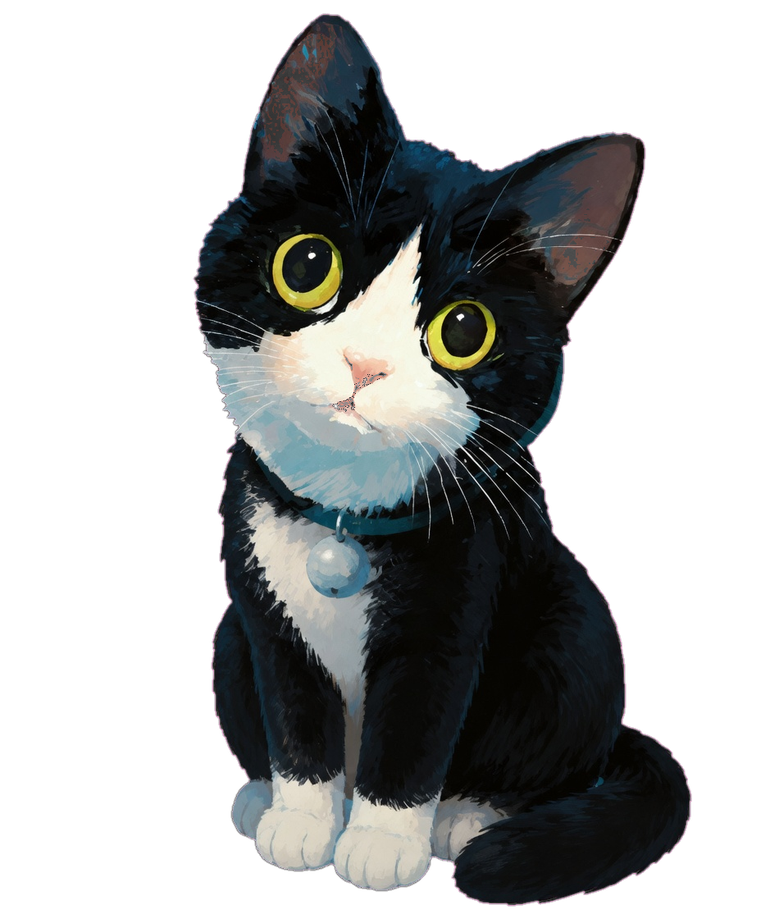
#> input picture assets/pets/cow-cat/_master/base_sit_source.png, 761 x 919 px, shrunk from 928 x 1120 before the run; its folder holds 3 pictures in this run
$ python despill_pet_edges.py
#> lines starting #> are read from the running program, lines starting #| are printed output that depends on the picture; after the words box and inside, x2 and y2 are one past the last pixel; in counts of white or black regions, pixels touching at a corner belong together
#> in process_file, im is the input picture: PIL image 761x919 RGBA; mean R, G, B, A 27.6, 28.5, 28.4, 108
"""Remove magenta/pink chroma-key spill from pet sprite edges.

AI video / image-gen often leaves a purple-pink halo on black fur after
background removal. That halo is fine on a black desktop but looks wrong
(and can make the silhouette hard to read) on light or colored wallpapers.

This script:
  1) Hard-keys remaining bright magenta/pink.
  2) On the silhouette edge, kills pure spill pixels (magenta with no fur).
  3) Despills remaining edge pixels toward nearby clean fur colors.
  4) Softens 1px AA using despilled colors (no purple fringe).

Usage:
  python tools/despill_pet_edges.py
  python tools/despill_pet_edges.py assets/pets/cow-cat/idle_blink
"""

from __future__ import annotations

import sys
from pathlib import Path

import numpy as np
from PIL import Image

ROOT = Path(__file__).resolve().parents[1]
DEFAULT = ROOT / "assets" / "pets" / "cow-cat"

# Neighbors for edge / local average (4-connected + diagonals).
_N8 = (
    (-1, -1),
    (0, -1),
    (1, -1),
    (-1, 0),
    (1, 0),
    (-1, 1),
    (0, 1),
    (1, 1),
)


def is_hard_magenta(r: int, g: int, b: int) -> bool:
    """Solid chroma-key leftovers (never black fur)."""
    if r > 150 and b > 130 and g < 190 and r > g + 25 and b > g + 15:
        return True
    if r > 190 and g < 160 and b > 140 and r > g + 30:
        return True
    if r > 200 and 80 < g < 180 and b > 160 and r > g + 40:
        return True
    return False


def spill_score(r: int, g: int, b: int) -> int:
    """How magenta-biased a pixel is. Higher = more spill."""
    return int(r) + int(b) - 2 * int(g)


def is_spill(r: int, g: int, b: int, a: int) -> bool:
    """Purple/pink cast that should not appear on tuxedo fur edges."""
    if a < 8:
        return False
    if is_hard_magenta(r, g, b):
        return True
    sc = spill_score(r, g, b)
    # Dark-purple halo typical on black fur after magenta key:
    # e.g. (127,4,134), (95,20,98), (60,8,65), (45,1,29)
    if g < 120 and r > 20 and b > 20 and sc > 28:
        return True
    if g < 100 and r > 30 and b > 30 and min(r, b) > g + 18:
        return True
    # Mid pink fringe
    if r > 90 and b > 70 and g < 130 and r > g + 25 and b > g + 10:
        return True
    # Strong R-B elevation vs G even if darker
    if sc > 45 and g < 140 and max(r, b) > 40:
        return True
    return False


def despill_rgb(r: int, g: int, b: int) -> tuple[int, int, int]:
    """Pull R/B down toward G so chroma magenta cast is removed."""
    # Luminance without purple boost (ignore inflated R/B).
    lum = int(0.15 * min(r, b) + 0.70 * g + 0.15 * min(r, b))
    # Aggressive cap: R/B may not sit far above G.
    cap = g + max(6, g // 5)
    nr = min(r, cap)
    nb = min(b, cap)
    # Collapse toward neutral gray of same green-weighted luma.
    nr = (nr + lum * 2) // 3
    ng = (g + lum * 2) // 3
    nb = (nb + lum * 2) // 3
    # Equalize remaining R/B imbalance (kills residual purple/cyan).
    mid = (nr + nb) // 2
    nr = (nr + mid) // 2
    nb = (nb + mid) // 2
    # Black-fur edges must stay dark and near-neutral.
    if lum < 90:
        target = max(0, min(lum, (g + min(r, b)) // 2))
        nr = min(nr, target + 8)
        ng = min(ng, target + 8)
        nb = min(nb, target + 8)
        # Final clamp: |R-B| small, both near G.
        avg = (nr + ng + nb) // 3
        nr = (nr + avg * 2) // 3
        ng = (ng + avg * 2) // 3
        nb = (nb + avg * 2) // 3
    return (
        max(0, min(255, nr)),
        max(0, min(255, ng)),
        max(0, min(255, nb)),
    )


def fix_rgba(arr: np.ndarray) -> np.ndarray:
    """In-place-style fix; returns new RGBA uint8 array."""
    out = arr.copy()
    h, w = out.shape[:2]
#> h = 919; w = 761
    r = out[:, :, 0].astype(np.int16)
    g = out[:, :, 1].astype(np.int16)
    b = out[:, :, 2].astype(np.int16)
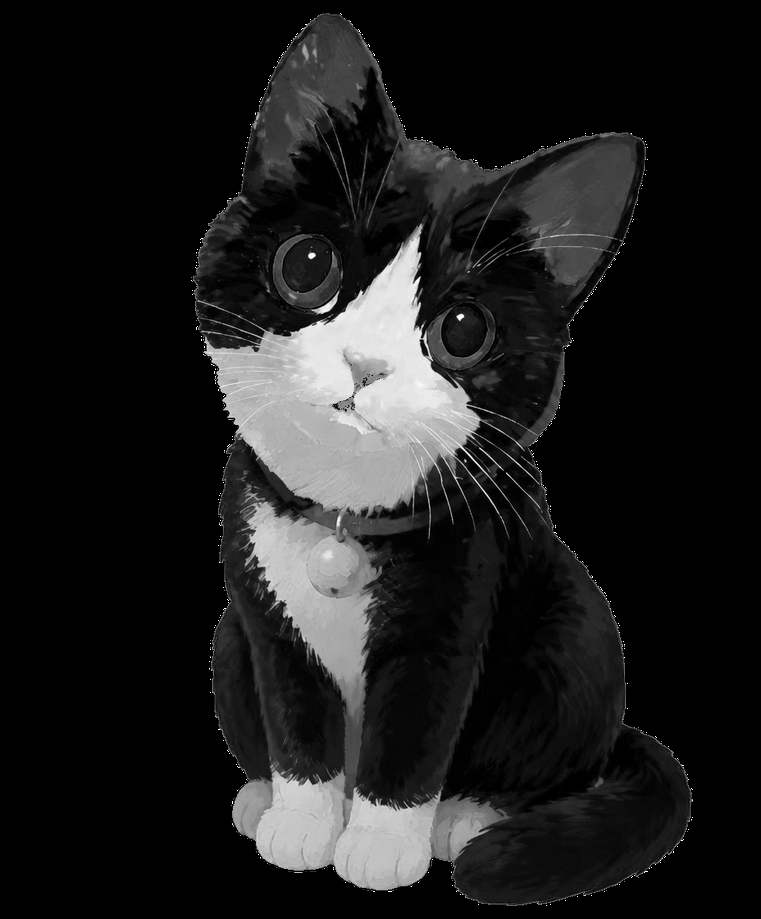
#> b: shape (919, 761) int16; min 0, max 255, mean 28.4
    a = out[:, :, 3].astype(np.int16)

    # 1) Hard-key pure magenta anywhere.
    hard = (
        ((r > 150) & (b > 130) & (g < 190) & (r > g + 25) & (b > g + 15))
        | ((r > 190) & (g < 160) & (b > 140) & (r > g + 30))
        | ((r > 200) & (g > 80) & (g < 180) & (b > 160) & (r > g + 40))
    ) & (a > 0)
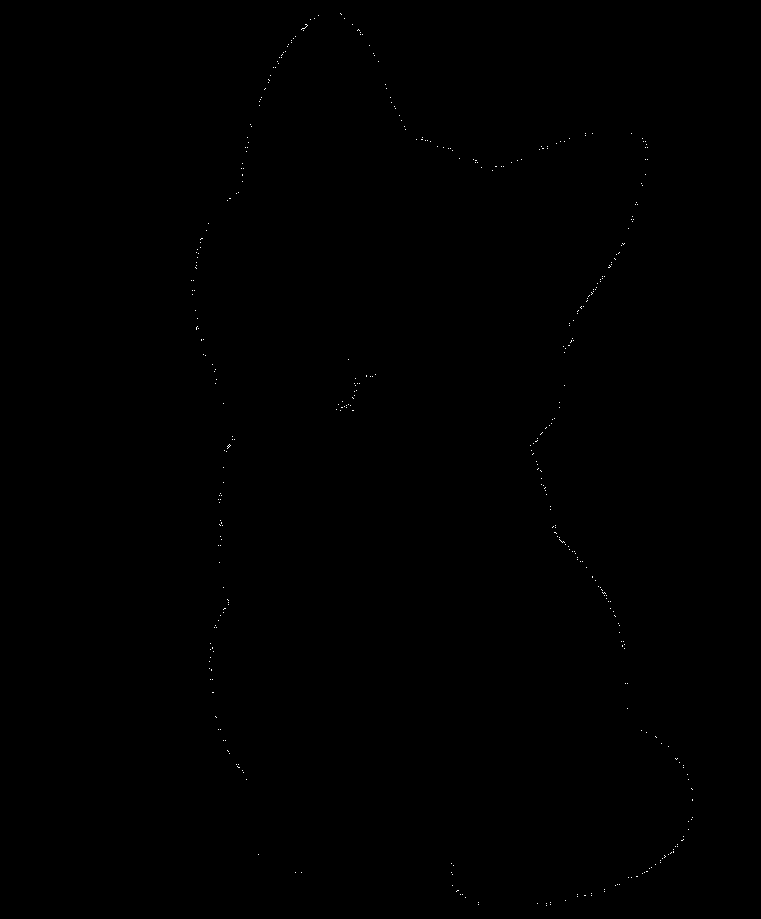
#> hard: shape (919, 761) bool; 0.07% white in thin lines or dots, all inside (x1, y1, x2, y2) = (191, 13, 693, 906)
    out[hard] = (0, 0, 0, 0)
#> out: shape (919, 761, 4); 0.07% of pixels changed, all inside (x1, y1, x2, y2) = (191, 13, 693, 906)
    r, g, b, a = (
        out[:, :, 0].astype(np.int16),
        out[:, :, 1].astype(np.int16),
        out[:, :, 2].astype(np.int16),
        out[:, :, 3].astype(np.int16),
    )

    # Spill mask (match is_spill thresholds)
    score = r + b - 2 * g
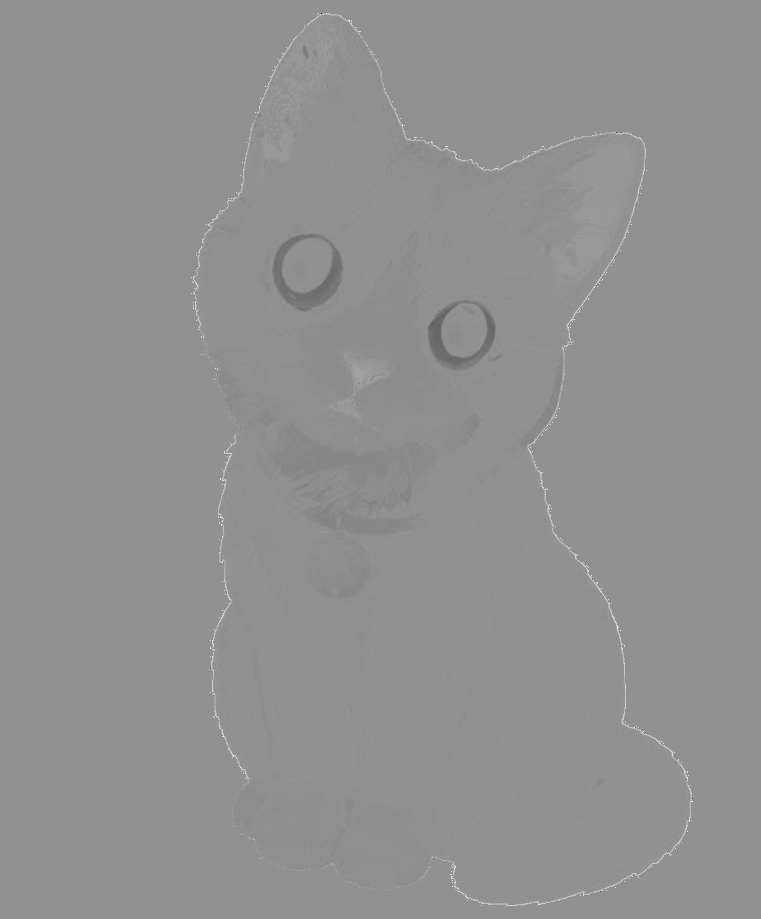
#> score: shape (919, 761) int16; min -510, max 382, mean -1.3; drawn with min black and max white
    spill = (a > 8) & (
        ((g < 120) & (r > 20) & (b > 20) & (score > 28))
        | ((g < 100) & (r > 30) & (b > 30) & (np.minimum(r, b) > g + 18))
        | ((r > 90) & (b > 70) & (g < 130) & (r > g + 25) & (b > g + 10))
        | ((score > 45) & (g < 140) & (np.maximum(r, b) > 40))
    )
#> spill: shape (919, 761) bool; 0.6% white in thin lines or dots, all inside (x1, y1, x2, y2) = (193, 13, 692, 906)

    if not spill.any():
        return out

    # Transparent neighbors (for edge detection)
    opaque = a >= 20
#> opaque: shape (919, 761) bool; 42.8% white; 1 white region, box (x1, y1, x2, y2) and area: (193, 13, 692, 907) 299514
    has_clear_n = np.zeros((h, w), dtype=bool)
    for dx, dy in _N8:
        ys = np.arange(h) + dy
        xs = np.arange(w) + dx
        # clip-safe shift
        src = opaque
        shifted = np.ones_like(opaque)  # out-of-bounds treat as clear? use False for opaque
        # manual pad
        padded = np.pad(opaque.astype(np.uint8), 1, constant_values=0)
        sy = slice(1 + dy, 1 + dy + h)
        sx = slice(1 + dx, 1 + dx + w)
        neigh = padded[sy, sx].astype(bool)
        has_clear_n |= opaque & (~neigh)
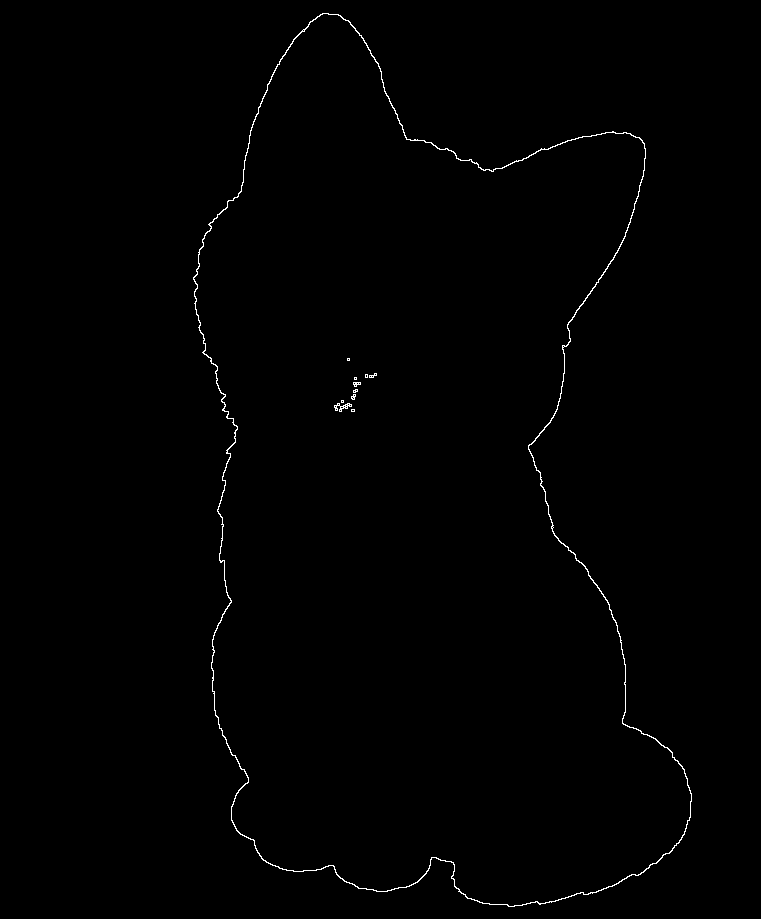
#> has_clear_n: shape (919, 761) bool; 0.52% white in thin lines or dots, all inside (x1, y1, x2, y2) = (193, 13, 692, 907)

    edge_spill = spill & has_clear_n

    # 2) Kill edge pixels that are almost pure spill (little real fur chroma).
    pure = edge_spill & (score > 55) & (g < 70)
    pure |= edge_spill & (score > 80)
    # Thin 1px purple wire on silhouette: dark + strong magenta bias
    pure |= edge_spill & (score > 40) & (g < 40) & (np.maximum(r, b) > g + 25)
    out[pure, 3] = 0
    spill = spill & (out[:, :, 3] > 8)
#> spill: shape (919, 761) bool; 0.22% white in thin lines or dots, all inside (x1, y1, x2, y2) = (193, 13, 691, 906)
    edge_spill = spill & has_clear_n
#> edge_spill: shape (919, 761) bool; 0.02% white in thin lines or dots, all inside (x1, y1, x2, y2) = (195, 19, 673, 902)

    # 3) For remaining spill: average clean neighbors, else mathematical despill.
    r = out[:, :, 0].astype(np.int16)
    g = out[:, :, 1].astype(np.int16)
    b = out[:, :, 2].astype(np.int16)
    a = out[:, :, 3].astype(np.int16)
    score = r + b - 2 * g
    spill = (a > 8) & (
        ((g < 120) & (r > 20) & (b > 20) & (score > 28))
        | ((g < 100) & (r > 30) & (b > 30) & (np.minimum(r, b) > g + 18))
        | ((r > 90) & (b > 70) & (g < 130) & (r > g + 25) & (b > g + 10))
        | ((score > 45) & (g < 140) & (np.maximum(r, b) > 40))
    )

    clean = (a >= 128) & (~spill)
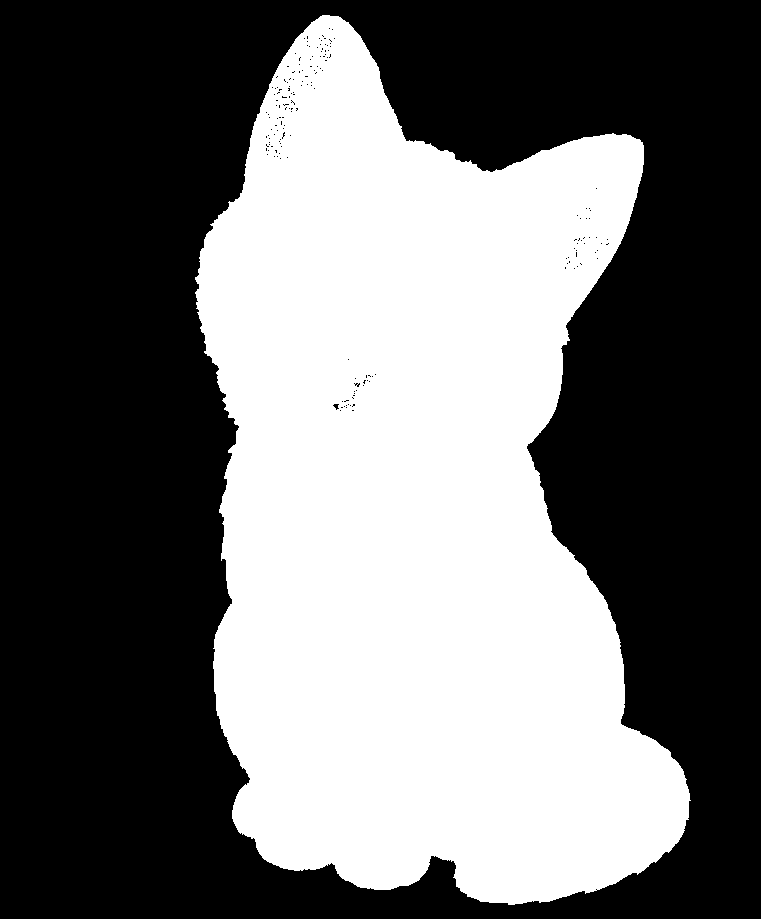
#> clean: shape (919, 761) bool; 42.1% white; 1 white region, box (x1, y1, x2, y2) and area: (195, 15, 691, 905) 294778
    ys, xs = np.where(spill)
#> ys = 1558 values from 13 to 905; xs = 1558 values, max 690 at index 1297, min 193 at index 710, mean 416.1
    for y, x in zip(ys.tolist(), xs.tolist()):
        cr = cg = cb = 0
        n = 0
        for dx, dy in _N8:
            ny, nx = y + dy, x + dx
            if 0 <= ny < h and 0 <= nx < w and clean[ny, nx]:
                cr += int(out[ny, nx, 0])
                cg += int(out[ny, nx, 1])
                cb += int(out[ny, nx, 2])
                n += 1
        aa = int(out[y, x, 3])
        if n > 0:
            nr, ng, nb = cr // n, cg // n, cb // n
            # Prefer clean neighbors; light blend with despilled original.
            od = despill_rgb(int(out[y, x, 0]), int(out[y, x, 1]), int(out[y, x, 2]))
            nr = (nr * 8 + od[0] * 2) // 10
            ng = (ng * 8 + od[1] * 2) // 10
            nb = (nb * 8 + od[2] * 2) // 10
        else:
            nr, ng, nb = despill_rgb(
                int(out[y, x, 0]), int(out[y, x, 1]), int(out[y, x, 2])
            )
        # Always run mathematical despill once more for safety.
        nr, ng, nb = despill_rgb(nr, ng, nb)
        # Outer-edge residual chroma → drop rather than leave a colored wire.
        if has_clear_n[y, x] and spill_score(nr, ng, nb) > 28 and ng < 55:
            out[y, x] = (0, 0, 0, 0)
            continue
        if spill_score(nr, ng, nb) > 70 and ng < 55:
            out[y, x] = (0, 0, 0, 0)
        else:
            out[y, x] = (nr, ng, nb, aa)
#> this loop made 1558 passes
#> (y, x, aa, nr, ng, nb) on passes 2 to 13: (14, 323, 114, 32, 32, 32), (14, 324, 119, 31, 32, 32), (14, 325, 120, 31, 32, 32), (14, 326, 120, 31, 32, 32), (14, 327, 119, 31, 31, 31), (15, 321, 141, 31, 30, 31), (15, 330, 151, 33, 33, 33), (15, 331, 139, 30, 30, 30), (15, 332, 137, 30, 30, 30), (15, 333, 137, 27, 27, 27), (15, 334, 137, 28, 28, 28), (15, 335, 137, 26, 26, 26)
#> (y, x, aa, nr, nb, ng) on pass 1: (13, 329, 18, 8, 8, 8)
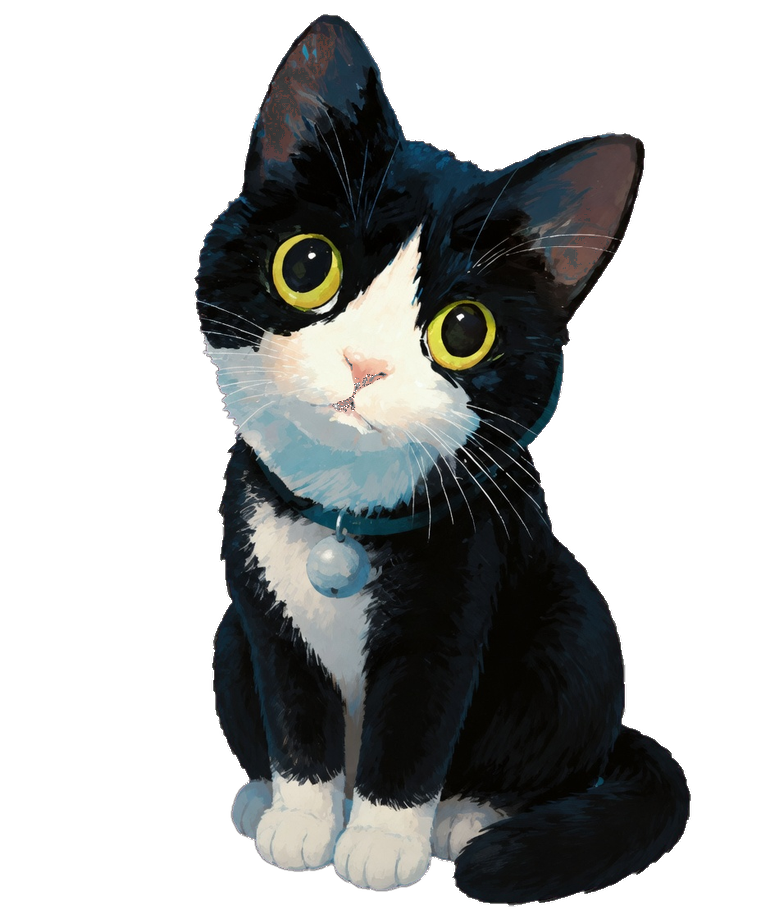
#> out: shape (919, 761, 4); mean R, G, B, A 27.3, 28.5, 28.2, 107.7; transparent parts drawn white

    # 4) Final pass: anything still chroma-biased → despill; edge leftovers → kill.
    r = out[:, :, 0].astype(np.int16)
    g = out[:, :, 1].astype(np.int16)
    b = out[:, :, 2].astype(np.int16)
    a = out[:, :, 3]
    score = r + b - 2 * g
    left = (a > 8) & (score > 28) & (g < 120) & (np.maximum(r, b) > 20)
#> left: shape (919, 761) bool; 0.01% white in thin lines or dots, all inside (x1, y1, x2, y2) = (203, 40, 644, 906)
    ys, xs = np.where(left)
    for y, x in zip(ys.tolist(), xs.tolist()):
        nr, ng, nb = despill_rgb(int(r[y, x]), int(g[y, x]), int(b[y, x]))
        if has_clear_n[y, x] and spill_score(nr, ng, nb) > 24 and ng < 60:
            out[y, x] = (0, 0, 0, 0)
        else:
            out[y, x, 0] = nr
            out[y, x, 1] = ng
            out[y, x, 2] = nb
#> this loop made 48 passes
#> (y, x) on passes 1 to 12: (40, 364), (48, 369), (63, 378), (116, 255), (128, 403), (132, 607), (132, 608), (146, 643), (147, 643), (152, 455), (155, 456), (157, 525)
#> out: shape (919, 761, 4); 0.01% of pixels changed, all inside (x1, y1, x2, y2) = (203, 40, 644, 906)

    return out


def process_file(path: Path) -> bool:
    im = Image.open(path).convert("RGBA")
    before = np.array(im)
    after = fix_rgba(before)
    if np.array_equal(before, after):
        return False
    Image.fromarray(after, "RGBA").save(path)
    return True


def main() -> None:
    if len(sys.argv) > 1:
        roots = [Path(p) for p in sys.argv[1:]]
    else:
        roots = [DEFAULT]

    changed = 0
    total = 0
    for root in roots:
        paths = [root] if root.is_file() else sorted(root.rglob("*.png"))
        for p in paths:
            if not p.is_file():
                continue
            # Skip non-sprite masters that are intentional RGB refs if any
            total += 1
            if process_file(p):
                changed += 1
    print(f"despilled {changed}/{total} png(s)")


if __name__ == "__main__":
    main()
